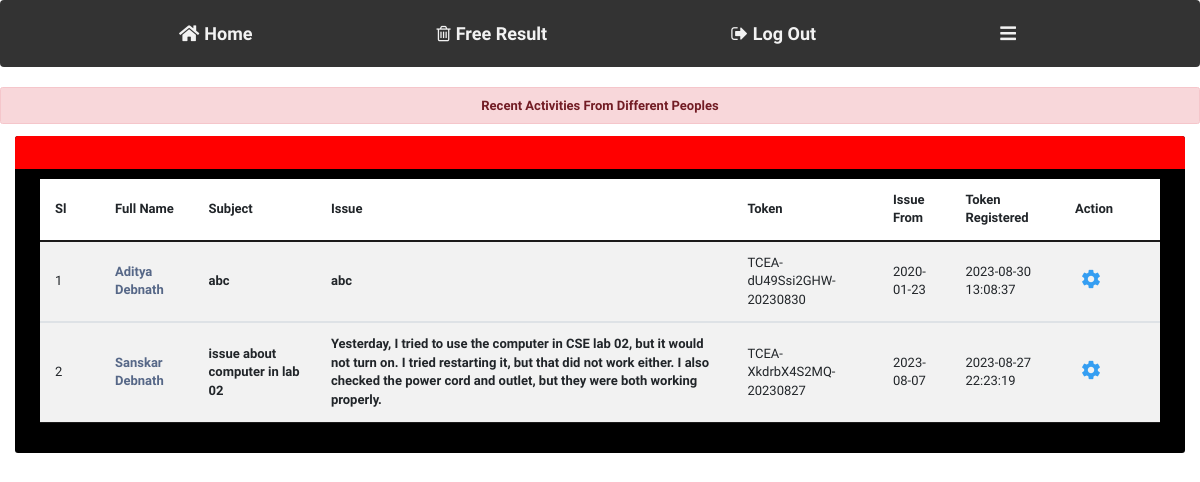
The app's page /admin_dashboard.php (signed in) with its own data.
### tables this page shows
CREATE TABLE `conversation` (
  `fname` varchar(30) DEFAULT NULL,
  `mname` varchar(11) NOT NULL,
  `lname` varchar(20) DEFAULT NULL,
  `subject` varchar(100) DEFAULT NULL,
  `comments` varchar(1000) NOT NULL,
  `id` varchar(40) DEFAULT NULL,
  `priority` int DEFAULT '0',
  `comments_date` date DEFAULT NULL,
  `serial` int NOT NULL,
  `token_no` varchar(60) DEFAULT NULL,
  `comment_date` datetime DEFAULT CURRENT_TIMESTAMP
);

### admin_dashboard.php (the view, shortened to what this page needs)
<?php
include "globalstyle.php";
include "server.php";
    ?>
<!DOCTYPE html>
<html lang="en">
<head>
  <link rel="stylesheet" href="https://cdnjs.cloudflare.com/ajax/libs/font-awesome/5.15.2/css/all.min.css">
  <link rel="stylesheet" href="https://maxcdn.bootstrapcdn.com/font-awesome/4.7.0/css/font-awesome.min.css">
  <link rel="stylesheet" href="https://maxcdn.bootstrapcdn.com/bootstrap/3.3.7/css/bootstrap.min.css">
  <link rel="stylesheet" href="https://maxcdn.bootstrapcdn.com/bootstrap/4.5.2/css/bootstrap.min.css">
</head>
<div class="navbar">
    <a href="admin_dashboard.php"><i class="fas fa-home"></i>Home</a>
    <a href="free_result.php"><i class="fa fa-trash-o"></i>Free Result</a>
    <a href="logout2.php"><i class="fa fa-sign-out"></i>Log Out</a>
    <a href="javascript:void(0);" class="icon" onclick="myFunction()">
      <i class="fas fa-bars"></i>
    </a>
  </div>
  <?php
  $sql = "select * from conversation order by comment_date desc,priority asc";
  $result = $connection->query($sql);
  if ($result->num_rows > 0) {
    ?>
        <?php
        $sl = 0;
      ?>
<body>
<div class="alert alert-danger" role="alert">
    <center><b>Recent Activities From Different Peoples</b></center>
  </div>
<div class="container-fluid">
    <div class="table-responsive">
        <div class="table-wrapper">
            <div class="table-title">
                <div class="row">
                    <div class="col-xs-5">
                    </div>
                </div>
            </div>
            <table class="table table-striped table-hover">
                <thead>
                    <tr>
                        <th>Sl</th>
                        <th>Full Name</th>
                        <th>Subject</th>
                        <th>Issue</th>
                        <th>Token</th>
                        <th>Issue From</th>
                        <th>Token Registered</th>
                        <th>Action</th>
                    </tr>
                </thead><?php
                while ($row = $result->fetch_assoc()) {
                ?>
                <tbody>
                    <tr>
                        <td><?php echo ++$sl; ?></td>
                        <td><a href="#"><?php echo $row['fname'];?> <?php echo $row['mname'];?> <?php echo $row['lname'];?></a></td>
                        <td><b><?php echo $row['subject'];?></b></td>
                        <td><b><?php echo $row['comments'];?></b></td>
                        <td><?php echo $row['token_no'];?></td>
                        <td><?php echo $row['comments_date'];?></td>
                        <td><?php echo $row['comment_date'];?></td>
                        <td>
                          <a href="action.php?id=<?php echo $row['id'];?>&sl=<?php echo $row['serial']?>" class="settings" title="Settings" data-toggle="tooltip"><i class="material-icons">&#xE8B8;</i></a>
                        </td>
                    </tr>
                </tbody>
                <?php
            }
            ?>
            </table>
            <?php
  } else {
    ?>
    <div class="alert alert-danger" role="alert">
      No record found
    </div>
    <?php
  }
  ?>
        </div>
    </div>
</div>
</body>
<br><br>
</html>

### globalstyle.php (shortened to what this page needs)
<!doctype html>
<html lang="en">
  <head>
    <link href="https://cdn.jsdelivr.net/npm/bootstrap@5.3.0/dist/css/bootstrap.min.css" rel="stylesheet">
  </head>
  <body>
  </body>
</html>

### admin_dashboard.php (style rules this page uses)
.navbar { background-color: #333; overflow: hidden; font-size: 16px; font-weight: bold; }
.navbar a { float: left; display: block; color: #f2f2f2; text-align: center; padding: 14px 16px; text-decoration: none; font-size: 18px; transition: all 0.3s ease-in-out; }
.navbar a i { margin-right: 5px; }
body { color: #000000; background: #ffffff; font-family: 'Varela Round', sans-serif; font-size: 13px; }
.table-responsive { margin: 2px 0; }
.table-wrapper { min-width: 100%; background: black; padding: 20px 25px; border-radius: 3px; box-shadow: 0 1px 1px rgba(0,0,0,.05); width: 100%; }
.table-title { padding-bottom: 15px; background: #ff740a; color: #ffffff; padding: 16px 30px; margin: -20px -25px 10px; border-radius: 3px 3px 0 0; background-color: red; }
table.table tr th, table.table tr td { border-color: #1c1b1b; padding: 12px 15px; vertical-align: middle; }
table.table tr th:first-child { width: 60px; }
table.table tr th:last-child { width: 100px; }
table.table-striped tbody tr:nth-of-type(odd) { background-color: #fcfcfc; }
table.table td:last-child i { opacity: 0.9; font-size: 22px; margin: 0 5px; }
table.table td a { font-weight: bold; color: #566787; display: inline-block; text-decoration: none; }
table.table td a.settings { color: #2196F3; }
table.table td i { font-size: 19px; }

### records on screen
conversation: fname "Aditya", lname "Debnath", subject "abc", comments "abc", token_no "TCEA-dU49Ssi2GHW-20230830", comments_date "2020-01-23", comment_date "2023-08-30 13:08:37"
conversation: fname "Sanskar", lname "Debnath", subject "issue about computer in lab 02", comments "Yesterday, I tried to use the computer in CSE lab 02, but it would not turn on. I tried restarting it, but that did not work either. I also checked the power cord and outlet, but they were both working properly.", token_no "TCEA-XkdrbX4S2MQ-20230827", comments_date "2023-08-07", comment_date "2023-08-27 22:23:19"
